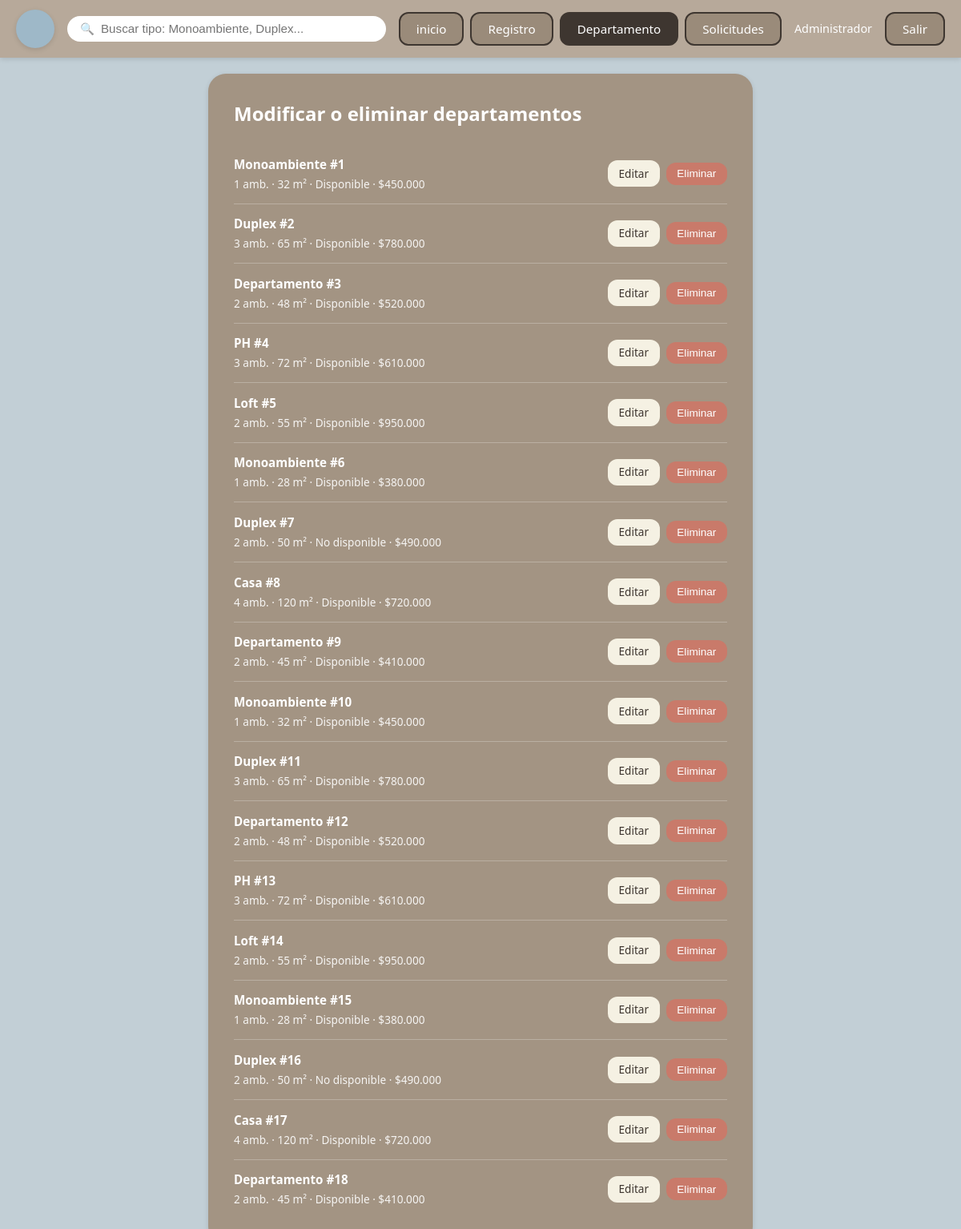
The app's page /departamento.php (signed in) with its own data.
### tables this page shows
CREATE TABLE `departamentos` (
  `id` int(11) NOT NULL,
  `tipo` varchar(50) DEFAULT NULL,
  `precio` decimal(10,2) DEFAULT NULL,
  `ambientes` int(11) DEFAULT NULL,
  `metros_cuadrados` int(11) DEFAULT NULL,
  `disponible` tinyint(1) DEFAULT 1
);

### includes/alquileres.php (called while the page is built, shortened)
<?php
function filaDepartamento(array $fila): array
{
    return [
        'id' => (int) $fila['id'],
        'tipo' => $fila['tipo'] ?? '',
        'precio' => (float) $fila['precio'],
        'ambientes' => (int) ($fila['ambientes'] ?? 0),
        'metros_cuadrados' => (int) ($fila['metros_cuadrados'] ?? 0),
        'disponible' => (int) ($fila['disponible'] ?? 0),
    ];
}
function cargarAlquileres(?string $busquedaTipo = null, ?string $tipo = null, ?bool $soloDisponibles = null): array
{
    $pdo = obtenerConexion();
    $sql = 'SELECT id, tipo, precio, ambientes, metros_cuadrados, disponible
            FROM ' . TABLA_DEPARTAMENTOS . ' WHERE 1=1';
    $params = [];
    $busquedaTipo = trim((string) $busquedaTipo);
    $tipo = trim((string) $tipo);
    $sql .= ' ORDER BY id ASC';
    $stmt = $pdo->prepare($sql);
    $stmt->execute($params);
    return array_map('filaDepartamento', $stmt->fetchAll());
}
function formatearPrecio(float $precio): string
{
    return '$' . number_format($precio, 0, ',', '.');
}
function etiquetaDisponible(int $disponible): string
{
    return $disponible ? 'Disponible' : 'No disponible';
}

### departamento.php (the view, shortened to what this page needs)
<?php
require_once __DIR__ . '/includes/alquileres.php';
$editando = null;
$alquileres = [];
try {
    $alquileres = cargarAlquileres(null, null, false);
} catch (PDOException $e) {
    $dbError = mensajeErrorDb();
}
require_once __DIR__ . '/includes/header.php';
?>
<div class="layout layout-single">
    <main class="content form-page">
        <?php if ($editando): ?>
            <div class="form-card">
                <h1>Modificar departamento #<?php echo (int) $editando['id']; ?></h1>
                <form method="post" action="departamento.php" class="abm-form">
                    <input type="hidden" name="accion" value="actualizar">
                    <input type="hidden" name="id" value="<?php echo (int) $editando['id']; ?>">
                    <label>
                        Tipo de ambiente
                        <select name="tipo" required>
                            <?php foreach (TIPOS_AMBIENTE as $tipo): ?>
                                <option value="<?php echo htmlspecialchars($tipo); ?>" <?php echo strcasecmp($editando['tipo'], $tipo) === 0 ? 'selected' : ''; ?>>
                                    <?php echo htmlspecialchars($tipo); ?>
                                </option>
                            <?php endforeach; ?>
                        </select>
                    </label>
                    <label>
                        Precio mensual ($)
                        <input type="number" name="precio" min="0" step="0.01" required value="<?php echo htmlspecialchars((string) $editando['precio']); ?>">
                    </label>
                    <label>
                        Ambientes
                        <input type="number" name="ambientes" min="0" required value="<?php echo (int) $editando['ambientes']; ?>">
                    </label>
                    <label>
                        Metros cuadrados
                        <input type="number" name="metros_cuadrados" min="0" required value="<?php echo (int) $editando['metros_cuadrados']; ?>">
                    </label>
                    <label class="filter-check-label">
                        <input type="hidden" name="disponible" value="0">
                        <input type="checkbox" name="disponible" value="1" <?php echo $editando['disponible'] ? 'checked' : ''; ?>>
                        Disponible para alquiler
                    </label>
                    <div class="form-actions">
                        <button type="submit" class="btn-primary">Guardar cambios</button>
                        <a href="departamento.php" class="btn-secondary">Volver al listado</a>
                    </div>
                </form>
            </div>
        <?php else: ?>
            <div class="form-card listado-abm">
                <h1>Modificar o eliminar departamentos</h1>
                <?php if (empty($alquileres)): ?>
                    <p class="empty-msg">No hay departamentos cargados. <a href="Registro.php">Registrar uno</a>.</p>
                <?php else: ?>
                    <ul class="abm-lista">
                        <?php foreach ($alquileres as $dep): ?>
                            <li class="abm-item">
                                <div class="abm-item-info">
                                    <strong><?php echo htmlspecialchars($dep['tipo']); ?> #<?php echo (int) $dep['id']; ?></strong>
                                    <span>
                                        <?php echo (int) $dep['ambientes']; ?> amb. ·
                                        <?php echo (int) $dep['metros_cuadrados']; ?> m² ·
                                        <?php echo etiquetaDisponible($dep['disponible']); ?> ·
                                        <?php echo formatearPrecio($dep['precio']); ?>
                                    </span>
                                </div>
                                <div class="abm-item-actions">
                                    <a href="departamento.php?editar=<?php echo (int) $dep['id']; ?>" class="btn-small">Editar</a>
                                    <form method="post" action="departamento.php" class="inline-form" onsubmit="return confirm('¿Eliminar este departamento?');">
                                        <button type="submit" class="btn-small btn-danger">Eliminar</button>
                                    </form>
                                </div>
                            </li>
                        <?php endforeach; ?>
                    </ul>
                <?php endif; ?>
            </div>
        <?php endif; ?>
    </main>
</div>
<?php require_once __DIR__ . '/includes/footer.php'; ?>

### index.css (style rules this page uses)
*, *::before, *::after { box-sizing: border-box; margin: 0; padding: 0; }
:root { --bg-main: #c2cfd6; --bg-header: #b7a99a; --bg-sidebar: #a39483; --bg-card: #a39483; --bg-card-info: #8f8272; --cream: #f5f1e3; --white: #ffffff; --text-dark: #3e3630; --text-light: #5a4f47; --radius-lg: 22px; --radius-md: 16px; --radius-sm: 12px; --shadow-sm: 0 2px 6px rgba(0, 0, 0, 0.12); --shadow-md: 0 4px 14px rgba(0, 0, 0, 0.15); --transition: 0.2s ease; }
body { font-family: system-ui, -apple-system, "Segoe UI", sans-serif; background: var(--bg-main); color: var(--text-dark); min-height: 100vh; line-height: 1.5; }
.layout { display: grid; grid-template-columns: 280px 1fr; gap: 1.25rem; padding: 1.25rem; min-height: calc(100vh - 72px); max-width: 1400px; margin: 0 auto; }
.layout-single { grid-template-columns: 1fr; max-width: 720px; margin: 0 auto; }
.content { min-width: 0; }
.form-page { width: 100%; }
.form-card { background: var(--bg-sidebar); border-radius: var(--radius-lg); padding: 2rem; color: var(--white); box-shadow: var(--shadow-sm); }
.form-card h1 { margin-bottom: 1.25rem; font-size: 1.5rem; }
.listado-abm .abm-lista { list-style: none; }
.abm-item { display: flex; justify-content: space-between; align-items: center; gap: 1rem; padding: 0.85rem 0; border-bottom: 1px solid rgba(255, 255, 255, 0.25); flex-wrap: wrap; }
.abm-item:last-child { border-bottom: none; }
.abm-item-info { display: flex; flex-direction: column; gap: 0.2rem; }
.abm-item-info strong { font-size: 0.95rem; }
.abm-item-info span { font-size: 0.85rem; opacity: 0.9; }
.abm-item-actions { display: flex; gap: 0.5rem; align-items: center; }
.inline-form { display: inline; }
.btn-small { padding: 0.4rem 0.85rem; border-radius: var(--radius-sm); font-size: 0.85rem; text-decoration: none; background: var(--cream); color: var(--text-dark); border: none; cursor: pointer; transition: background 0.15s; display: inline-block; }
.btn-danger { background: #c97a6a; color: var(--white); }

### records on screen
departamentos: tipo "Duplex", id "2", ambientes "3", metros_cuadrados "65", disponible "Disponible", precio "$780.000"
departamentos: tipo "Departamento", id "3", ambientes "2", metros_cuadrados "48", disponible "Disponible", precio "$520.000"
departamentos: tipo "PH", id "4", ambientes "3", metros_cuadrados "72", disponible "Disponible", precio "$610.000"
departamentos: tipo "Loft", id "5", ambientes "2", metros_cuadrados "55", disponible "Disponible", precio "$950.000"
departamentos: tipo "Monoambiente", id "6", ambientes "1", metros_cuadrados "28", disponible "Disponible", precio "$380.000"
departamentos: tipo "Duplex", id "7", ambientes "2", metros_cuadrados "50", disponible "No disponible", precio "$490.000"
departamentos: tipo "Casa", id "8", ambientes "4", metros_cuadrados "120", disponible "Disponible", precio "$720.000"
departamentos: tipo "Departamento", id "9", ambientes "2", metros_cuadrados "45", disponible "Disponible", precio "$410.000"
departamentos: tipo "Monoambiente", id "10", ambientes "1", metros_cuadrados "32", disponible "Disponible", precio "$450.000"
departamentos: tipo "Duplex", id "11", ambientes "3", metros_cuadrados "65", disponible "Disponible", precio "$780.000"
departamentos: tipo "Departamento", id "12", ambientes "2", metros_cuadrados "48", disponible "Disponible", precio "$520.000"
departamentos: tipo "PH", id "13", ambientes "3", metros_cuadrados "72", disponible "Disponible", precio "$610.000"
departamentos: tipo "Loft", id "14", ambientes "2", metros_cuadrados "55", disponible "Disponible", precio "$950.000"
departamentos: tipo "Monoambiente", id "15", ambientes "1", metros_cuadrados "28", disponible "Disponible", precio "$380.000"
departamentos: tipo "Duplex", id "16", ambientes "2", metros_cuadrados "50", disponible "No disponible", precio "$490.000"
departamentos: tipo "Casa", id "17", ambientes "4", metros_cuadrados "120", disponible "Disponible", precio "$720.000"
departamentos: tipo "Departamento", id "18", ambientes "2", metros_cuadrados "45", disponible "Disponible", precio "$410.000"

### other values on screen
$usuario['nombre'] "Administrador"
$dep['tipo'] "Monoambiente"
$dep['id'] "1"
$dep['ambientes'] "1"
$dep['metros_cuadrados'] "32"
etiquetaDisponible($dep['disponible']) "Disponible"
formatearPrecio($dep['precio']) "$450.000"
